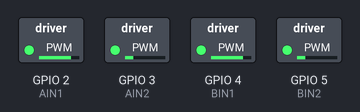
Simulated run of this program. Board: Seeed XIAO ESP32-C3. Shown: switched loads named in the program (green lamp = pin HIGH). Pins used as bus, display or sensor lines are not drawn.

Above: at 0.05 s.
At 3.9 s:
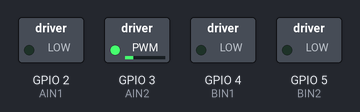
Timing chart, 0 to 9.0 s (numbered marks = the images above):
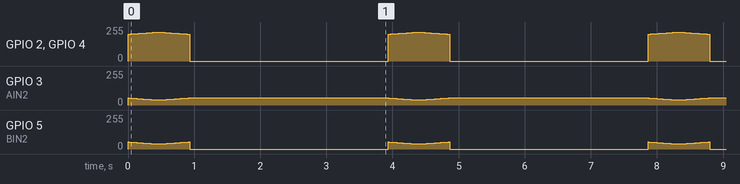

The program:

main.cpp
```cpp
#include <Arduino.h>
#include <Wire.h>
#include "main.h"

// ---------- User-configurable pins ----------
const int AIN1 = D0;
const int AIN2 = D1;
const int BIN1 = D2;
const int BIN2 = D3;
const int NSLEEP = D8;

// ---------- LEDC channel assignment (old API needs explicit channels) ----------
const int CH_AIN1 = 0;
const int CH_AIN2 = 1;
const int CH_BIN1 = 2;
const int CH_BIN2 = 3;

// ---------- PWM configuration ----------
const int PWM_FREQ_HZ = 25000;     // 25 kHz -> above audible range
const int PWM_RESOLUTION_BITS = 8; // duty range 0-255
const int PWM_MAX_DUTY = (1 << PWM_RESOLUTION_BITS) - 1; // 255

void setup() {
  Serial.begin(115200);

  pinMode(NSLEEP, OUTPUT);
  digitalWrite(NSLEEP, HIGH); // wake the driver up

  // Configure each PWM channel at 25kHz / 8-bit resolution
  ledcSetup(CH_AIN1, PWM_FREQ_HZ, PWM_RESOLUTION_BITS);
  ledcSetup(CH_AIN2, PWM_FREQ_HZ, PWM_RESOLUTION_BITS);
  ledcSetup(CH_BIN1, PWM_FREQ_HZ, PWM_RESOLUTION_BITS);
  ledcSetup(CH_BIN2, PWM_FREQ_HZ, PWM_RESOLUTION_BITS);

  // Attach each channel to its physical pin
  ledcAttachPin(AIN1, CH_AIN1);
  ledcAttachPin(AIN2, CH_AIN2);
  ledcAttachPin(BIN1, CH_BIN1);
  ledcAttachPin(BIN2, CH_BIN2);

  stopMotor(CH_AIN1, CH_AIN2);
  stopMotor(CH_BIN1, CH_BIN2);
}

void loop() {
  // --- Demo sequence, replace with your own logic ---


  // Ramp motor A speed up and down, silently
  for (int duty = 150; duty <= 180; duty += 1) {
    driveMotorAntiphase(CH_AIN1, CH_AIN2, duty, true);
    driveMotorAntiphase(CH_BIN1, CH_BIN2, duty, true);

    delay(15);
  }
  for (int duty = 180; duty >= 150; duty -= 1) {
    driveMotorAntiphase(CH_AIN1, CH_AIN2, duty, true);
    driveMotorAntiphase(CH_BIN1, CH_BIN2, duty, true);
    delay(15);
  }

  stopMotor(CH_AIN1, CH_AIN1);
  stopMotor(CH_BIN1, CH_BIN2);
  delay(3000);
}


// ---------- Motor helper functions ----------

// speed: 0-255, forward: true = forward, false = reverse
void driveMotor(int chIN1, int chIN2, int speed, bool forward) {
  speed = constrain(speed, 0, PWM_MAX_DUTY);
  if (forward) {
    ledcWrite(chIN1, speed);
    ledcWrite(chIN2, 0);
  } else {
    ledcWrite(chIN1, 0);
    ledcWrite(chIN2, speed);
  }
}

void driveMotorAntiphase(int chIN1, int chIN2, int speed, bool forward) {
  // speed: -255 to 255 isn't used here; instead map duty around center
  int duty = map(speed, 0, 255, 128, 255); // 128 = stopped, 255 = full fwd
  if (!forward) duty = 256 - duty;
  ledcWrite(chIN1, duty);
  ledcWrite(chIN2, PWM_MAX_DUTY - duty); // inverted
}

// Coast stop (both pins low). For active braking, drive both pins HIGH instead.
void stopMotor(int chIN1, int chIN2) {
  ledcWrite(chIN1, 0);
  ledcWrite(chIN2, 0);
}
```

main.h
```cpp
/*
  drv8833_silent_pwm.h
  ------------------------------------------------
  DRV8833 + N20 motors on Seeed Studio ESP32-C3
  Legacy ESP32 Arduino core 2.x LEDC API (channel-based).

  Drives the motors with a PWM frequency ABOVE human hearing (25 kHz)
  so you don't get the audible coil whine you'd hear at typical
  motor PWM frequencies (~1 kHz).

  Wiring (change pin numbers in the .cpp to match your wiring):
    DRV8833 AIN1 -> GPIO2   (Motor A, pin 1)
    DRV8833 AIN2 -> GPIO3   (Motor A, pin 2)
    DRV8833 BIN1 -> GPIO4   (Motor B, pin 1)
    DRV8833 BIN2 -> GPIO5   (Motor B, pin 2)
    DRV8833 nSLEEP -> GPIO6 (must be HIGH to enable the driver)
    DRV8833 VM -> motor supply voltage (NOT 3.3V/5V from the board
                  unless that's actually your motor voltage)
    DRV8833 GND -> ESP32-C3 GND (common ground)
*/

#ifndef MAIN_H
#define MAIN_H

#include <Arduino.h>

// ---------- User-configurable pins ----------
extern const int AIN1;
extern const int AIN2;
extern const int BIN1;
extern const int BIN2;
extern const int NSLEEP;

// ---------- LEDC channel assignment (old API needs explicit channels) ----------
extern const int CH_AIN1;
extern const int CH_AIN2;
extern const int CH_BIN1;
extern const int CH_BIN2;

// ---------- PWM configuration ----------
extern const int PWM_FREQ_HZ;        // 25 kHz -> above audible range
extern const int PWM_RESOLUTION_BITS; // duty range 0-255
extern const int PWM_MAX_DUTY;        // 255

// ---------- Public functions ----------

// Call once from setup(). Configures nSLEEP pin and all 4 PWM channels.
void motorsInit();

// speed: 0-255, forward: true = forward, false = reverse
void driveMotor(int chIN1, int chIN2, int speed, bool forward);
void driveMotorAntiphase(int chIN1, int chIN2, int speed, bool forward);

// Coast stop (both pins low). For active braking, drive both pins HIGH instead.
void stopMotor(int chIN1, int chIN2);

#endif // DRV8833_SILENT_PWM_H
```

Measured:
- by itself, GPIO 5 (BIN2): moves between 0/255 and 53/255, repeating every 3.9 s
